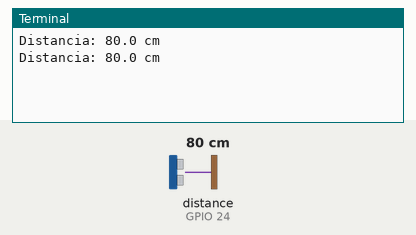
This program was run on a simulated Raspberry Pi (BCM pin numbers). On the bench: the last lines printed to the terminal. The test bench sets the inputs (shaded band); at power-on: distance to the obstacle (sensor on GPIO 24) 80 cm. The echo pulse lasts 58.3 µs per cm; the clock reads 2024-03-15 10:24:30 at power-on unless the program sets it.

Above: at 1.2 s.
1.3 s: distance to the obstacle (sensor on GPIO 24) set to 2 cm
At 2.3 s:
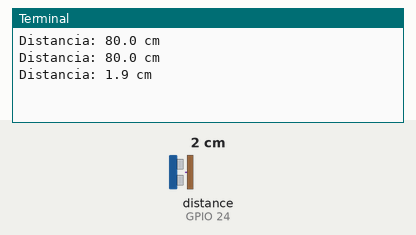
2.8 s: distance to the obstacle (sensor on GPIO 24) set to 4 cm
At 3.8 s:
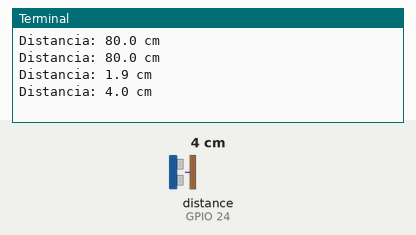
Timing chart, 0 to 5.8 s (numbered marks = the images above; inputs shaded):
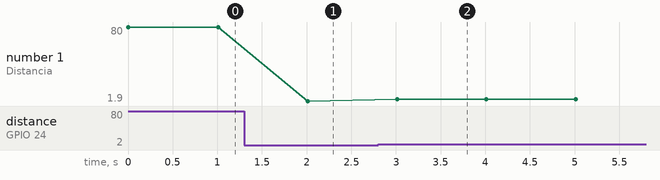

The program:

sensor2.py
```python
import RPi.GPIO as GPIO
import time

# Configuración de pines
GPIO.setmode(GPIO.BCM)
GPIO_TRIGGER = 23
GPIO_ECHO = 24

GPIO.setup(GPIO_TRIGGER, GPIO.OUT)
GPIO.setup(GPIO_ECHO, GPIO.IN)

def distancia():
    # Enviar pulso de activación
    GPIO.output(GPIO_TRIGGER, True)
    time.sleep(0.00001)
    GPIO.output(GPIO_TRIGGER, False)

    # Calcular duración del pulso de retorno
    inicio = time.time()
    while GPIO.input(GPIO_ECHO) == 0:
        inicio = time.time()

    while GPIO.input(GPIO_ECHO) == 1:
        fin = time.time()

    duracion = fin - inicio

    # Calcular distancia
    distancia = (duracion * 34300) / 2

    return distancia

try:
    while True:
        print("Distancia: %.1f cm" % distancia())
        time.sleep(1)

except KeyboardInterrupt:
    print("Medición detenida por el usuario")
    GPIO.cleanup()
```

Measured:
- after the input at 1.3 s, the terminal: prints a new line after 0.71 s (image 1)
- after the input at 2.8 s, the terminal: prints a new line after 0.21 s (image 2)
- plotted number 1: 80 → 1.9 after the input at 1.3 s, 1.9 → 4 after the input at 2.8 s
